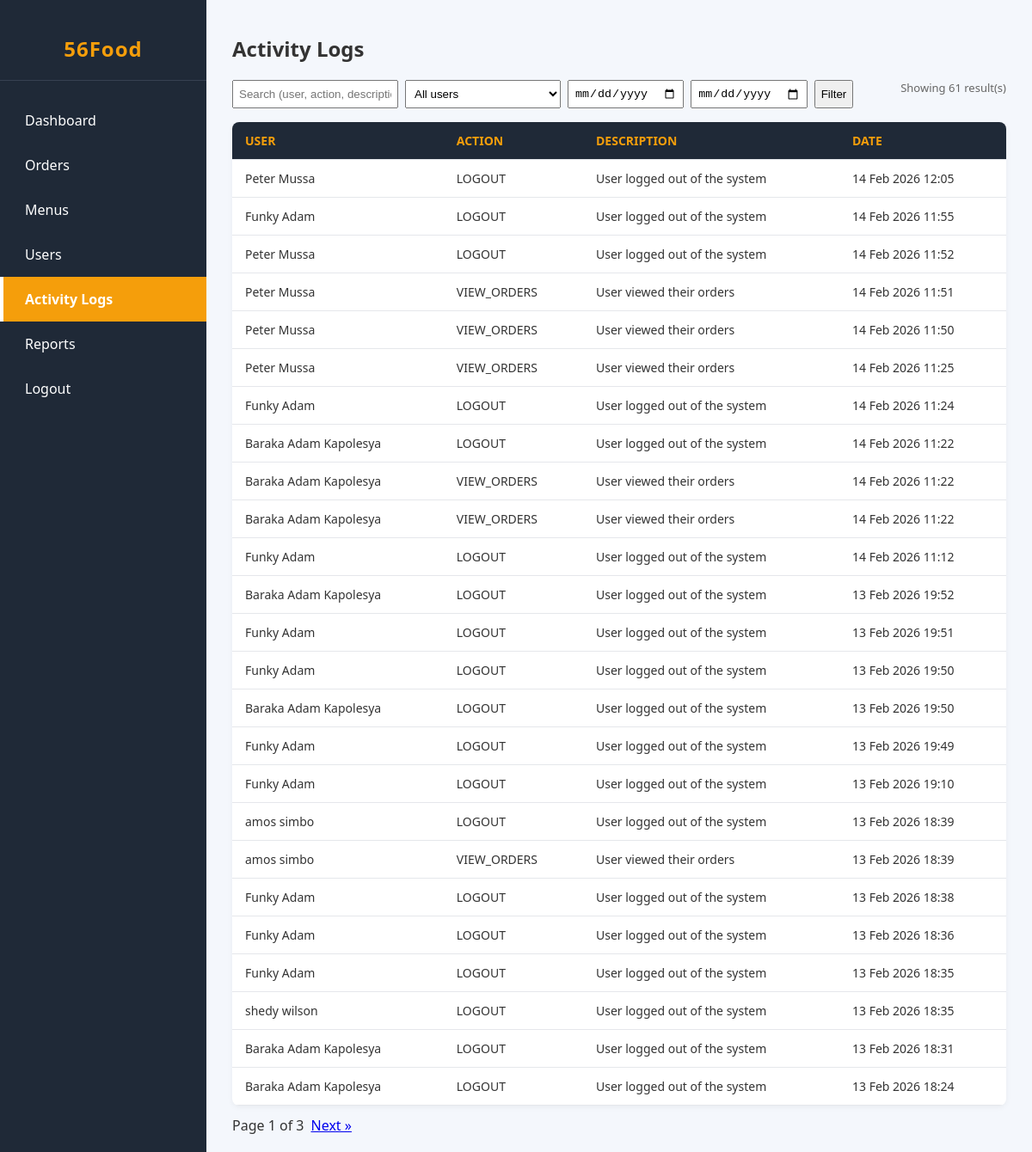
Page /admin/activity_logs.php (signed in) on the committed database.
### tables this page shows
CREATE TABLE `activity_logs` (
  `id` int(11) NOT NULL,
  `user_id` int(11) DEFAULT NULL,
  `action` varchar(100) NOT NULL,
  `description` text DEFAULT NULL,
  `ip_address` varchar(45) DEFAULT NULL,
  `created_at` timestamp NOT NULL DEFAULT current_timestamp()
);

CREATE TABLE `users` (
  `id` int(11) NOT NULL,
  `name` varchar(100) NOT NULL,
  `email` varchar(100) NOT NULL,
  `phone` varchar(20) DEFAULT NULL,
  `password` varchar(255) NOT NULL,
  `role` enum('admin','customer') DEFAULT 'customer',
  `created_at` timestamp NOT NULL DEFAULT current_timestamp()
);

### admin/activity_logs.php (the view, shortened to what this page needs)
<?php
require_once __DIR__ . "/../include/auth.php";
$perPage = isset($_GET['per_page']) ? (int)$_GET['per_page'] : 25;
$page = isset($_GET['page']) ? max(1, (int)$_GET['page']) : 1;
$offset = ($page - 1) * $perPage;
$q = isset($_GET['q']) ? trim($_GET['q']) : '';
$from = isset($_GET['from']) ? trim($_GET['from']) : '';
$to = isset($_GET['to']) ? trim($_GET['to']) : '';
$dedup = isset($_GET['dedup']) && $_GET['dedup'] == '1';
$logFilters = [];
$whereSql = $logFilters ? 'WHERE ' . implode(' AND ', $logFilters) : '';
if ($dedup) {
    $countSql = "SELECT COUNT(*) AS total FROM (SELECT 1 FROM activity_logs " . $whereSql . " GROUP BY user_id, action, description, ip_address) t";
} else {
    $countSql = "SELECT COUNT(*) AS total FROM activity_logs " . $whereSql;
}
$cRes = mysqli_query($conn, $countSql);
$totalRows = 0;
if ($cRes) {
    $r = mysqli_fetch_assoc($cRes);
    $totalRows = (int)$r['total'];
}
$totalPages = $totalRows ? (int)ceil($totalRows / $perPage) : 1;
if ($dedup) {
    $sql = "SELECT al2.*, u.name AS user_name
            FROM activity_logs al2
            JOIN (
                SELECT MAX(created_at) AS created_at, user_id, action, description, ip_address
                FROM activity_logs
                " . $whereSql . "
                GROUP BY user_id, action, description, ip_address
            ) latest
              ON al2.user_id = latest.user_id
             AND al2.action = latest.action
             AND al2.description = latest.description
             AND al2.ip_address = latest.ip_address
             AND al2.created_at = latest.created_at
            LEFT JOIN users u ON al2.user_id = u.id
            ORDER BY latest.created_at DESC
            LIMIT " . $offset . ", " . $perPage;
} else {
    $sql = "SELECT al.*, u.name AS user_name FROM activity_logs al LEFT JOIN users u ON al.user_id = u.id " . $whereSql . " ORDER BY al.created_at DESC LIMIT " . $offset . ", " . $perPage;
}
$logs = mysqli_query($conn, $sql);
function build_query(array $overrides = []) {
    $params = $_GET;
    foreach ($overrides as $k => $v) {
        $params[$k] = $v;
    }
    return htmlspecialchars(http_build_query($params));
}
?>
<!DOCTYPE html>
<html>
<head>
    <link rel="stylesheet" href="../assets/css/admin/dashboard.css">
</head>
<body>
    <div class="admin-wrapper">
        <aside class="sidebar">
            <h2>56Food</h2>
            <ul>
                <li><a href="dashboard.php">Dashboard</a></li>
                <li><a href="orders.php">Orders</a></li>
                <li><a href="menus.php">Menus</a></li>
                <li><a href="users.php">Users</a></li>
                <li><a class="active" href="activity_logs.php">Activity Logs</a></li>
                <li><a href="reports.php">Reports</a></li>
                <li><a href="../logout.php">Logout</a></li>
            </ul>
        </aside>
        <main class="main-content">
            <h2>Activity Logs</h2>
            <form method="get" class="filters" onsubmit="return true">
                <input type="text" name="q" placeholder="Search (user, action, description, IP)" value="<?= htmlspecialchars($q) ?>">
                <select name="user_id">
                    <option value="">All users</option>
                </select>
                <input type="date" name="from" value="<?= htmlspecialchars($from) ?>">
                <input type="date" name="to" value="<?= htmlspecialchars($to) ?>">
                <button type="submit">Filter</button>
                <div style="margin-left:auto" class="small-muted">Showing <?= $totalRows ?> result(s)</div>
            </form>
            <table>
                <tr>
                    <th>User</th>
                    <th>Action</th>
                    <th>Description</th>
                    <th>Date</th>
                </tr>
                <?php while ($log = mysqli_fetch_assoc($logs)): ?>
                    <tr>
                        <td><?= htmlspecialchars($log['user_name'] ?? 'System') ?></td>
                        <td><?= htmlspecialchars($log['action']) ?></td>
                        <td><?= htmlspecialchars($log['description']) ?></td>
                        <td><?= date('d M Y H:i', strtotime($log['created_at'])) ?></td>
                    </tr>
                <?php endwhile; ?>
            </table>
            <div class="pagination">
                <span>Page <?= $page ?> of <?= $totalPages ?></span>
                <?php if ($page < $totalPages): ?>
                    <a href="?<?= build_query(['page' => $page + 1]) ?>">Next &raquo;</a>
                <?php endif; ?>
            </div>
        </main>
    </div>
</body>
</html>

### assets/css/admin/dashboard.css (style rules this page uses)
body { margin: 0; font-family: 'Segoe UI', Tahoma, Geneva, Verdana, sans-serif; background: #f4f7fc; color: #333; }
.admin-wrapper { display: flex; min-height: 100vh; transition: all 0.3s ease; }
.sidebar { width: 240px; background: #1f2937; color: white; display: flex; flex-direction: column; transition: all 0.3s ease; }
.sidebar h2 { text-align: center; padding: 20px 0; color: #f59e0b; font-size: 24px; font-weight: bold; letter-spacing: 1px; border-bottom: 1px solid #374151; }
.sidebar ul { list-style: none; padding: 0; margin: 0; flex: 1; }
.sidebar ul li { cursor: pointer; transition: all 0.3s ease; }
.sidebar ul li a { display: block; padding: 15px 25px; color: white; text-decoration: none; font-size: 16px; transition: all 0.3s ease; border-left: 4px solid transparent; }
.sidebar ul li a.active { background: #f59e0b; color: white; border-left: 4px solid #fff; font-weight: bold; }
.main-content { flex: 1; background: #f4f7fc; padding: 20px 30px; }
table { width: 100%; border-collapse: collapse; margin-top: 10px; background: #fff; box-shadow: 0 2px 6px rgba(0,0,0,0.05); border-radius: 8px; overflow: hidden; }
table th, table td { border: none; padding: 12px 15px; text-align: left; }
table th { background: #1f2937; color: #f59e0b; text-transform: uppercase; font-size: 14px; }
table tr { border-bottom: 1px solid #e5e7eb; transition: background 0.3s ease; }

### admin/activity_logs.php (style rules this page uses)
.filters { display:flex; gap:8px; flex-wrap:wrap; margin-bottom:16px }
.filters input[type="text"], .filters select, .filters input[type="date"] { padding:6px; }
.pagination { margin-top:12px; display:flex; gap:8px; align-items:center }
table { width: 100%; border-collapse: collapse; margin-top: 8px }
th, td { padding: 10px; border: 1px solid #ddd; font-size: 14px }
th { background: #f4f4f4 }
.small-muted { color:#666; font-size:13px }

### rows in the picture
activity_logs: user.name "Peter Mussa", action "LOGOUT", description "User logged out of the system", created_at "14 Feb 2026 12:05"
activity_logs: user.name "Funky Adam", action "LOGOUT", description "User logged out of the system", created_at "14 Feb 2026 11:55"
activity_logs: user.name "Peter Mussa", action "LOGOUT", description "User logged out of the system", created_at "14 Feb 2026 11:52"
activity_logs: user.name "Peter Mussa", action "VIEW_ORDERS", description "User viewed their orders", created_at "14 Feb 2026 11:51"
activity_logs: user.name "Peter Mussa", action "VIEW_ORDERS", description "User viewed their orders", created_at "14 Feb 2026 11:50"
activity_logs: user.name "Peter Mussa", action "VIEW_ORDERS", description "User viewed their orders", created_at "14 Feb 2026 11:25"
activity_logs: user.name "Funky Adam", action "LOGOUT", description "User logged out of the system", created_at "14 Feb 2026 11:24"
activity_logs: user.name "Baraka Adam Kapolesya", action "LOGOUT", description "User logged out of the system", created_at "14 Feb 2026 11:22"
activity_logs: user.name "Baraka Adam Kapolesya", action "VIEW_ORDERS", description "User viewed their orders", created_at "14 Feb 2026 11:22"
activity_logs: user.name "Baraka Adam Kapolesya", action "VIEW_ORDERS", description "User viewed their orders", created_at "14 Feb 2026 11:22"
activity_logs: user.name "Funky Adam", action "LOGOUT", description "User logged out of the system", created_at "14 Feb 2026 11:12"
activity_logs: user.name "Baraka Adam Kapolesya", action "LOGOUT", description "User logged out of the system", created_at "13 Feb 2026 19:52"
activity_logs: user.name "Funky Adam", action "LOGOUT", description "User logged out of the system", created_at "13 Feb 2026 19:51"
activity_logs: user.name "Funky Adam", action "LOGOUT", description "User logged out of the system", created_at "13 Feb 2026 19:50"
activity_logs: user.name "Baraka Adam Kapolesya", action "LOGOUT", description "User logged out of the system", created_at "13 Feb 2026 19:50"
activity_logs: user.name "Funky Adam", action "LOGOUT", description "User logged out of the system", created_at "13 Feb 2026 19:49"
activity_logs: user.name "Funky Adam", action "LOGOUT", description "User logged out of the system", created_at "13 Feb 2026 19:10"
activity_logs: user.name "amos simbo", action "LOGOUT", description "User logged out of the system", created_at "13 Feb 2026 18:39"
activity_logs: user.name "amos simbo", action "VIEW_ORDERS", description "User viewed their orders", created_at "13 Feb 2026 18:39"
activity_logs: user.name "Funky Adam", action "LOGOUT", description "User logged out of the system", created_at "13 Feb 2026 18:38"
activity_logs: user.name "Funky Adam", action "LOGOUT", description "User logged out of the system", created_at "13 Feb 2026 18:36"
activity_logs: user.name "Funky Adam", action "LOGOUT", description "User logged out of the system", created_at "13 Feb 2026 18:35"
activity_logs: user.name "shedy wilson", action "LOGOUT", description "User logged out of the system", created_at "13 Feb 2026 18:35"
activity_logs: user.name "Baraka Adam Kapolesya", action "LOGOUT", description "User logged out of the system", created_at "13 Feb 2026 18:31"
activity_logs: user.name "Baraka Adam Kapolesya", action "LOGOUT", description "User logged out of the system", created_at "13 Feb 2026 18:24"

### other values in the picture
$totalRows "61"
$page "1"
$totalPages "3"
